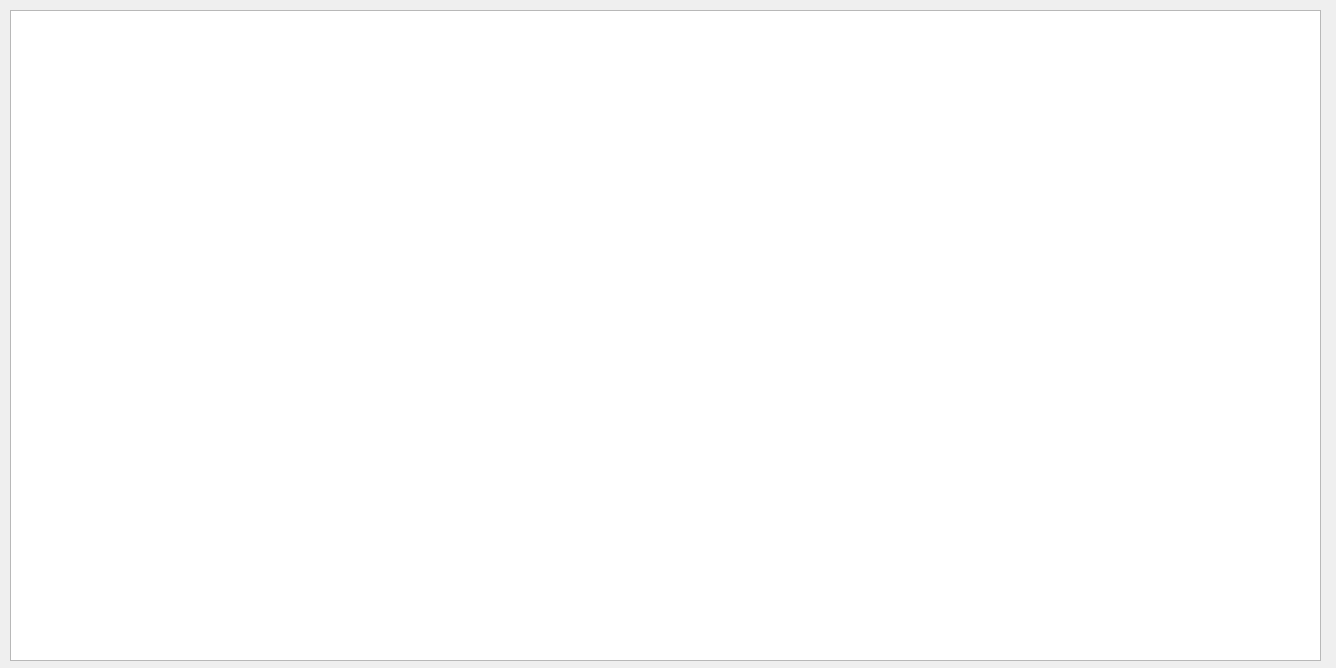
<?xml version="1.0" encoding="UTF-8"?>
<ui version="4.0">
 <class>Form</class>
 <widget class="QWidget" name="Form">
  <property name="geometry">
   <rect>
    <x>0</x>
    <y>0</y>
    <width>1336</width>
    <height>668</height>
   </rect>
  </property>
  <property name="windowTitle">
   <string>Table</string>
  </property>
  <widget class="QTableWidget" name="tableWidget">
   <property name="geometry">
    <rect>
     <x>10</x>
     <y>10</y>
     <width>1311</width>
     <height>651</height>
    </rect>
   </property>
  </widget>
 </widget>
 <resources/>
 <connections/>
</ui>
